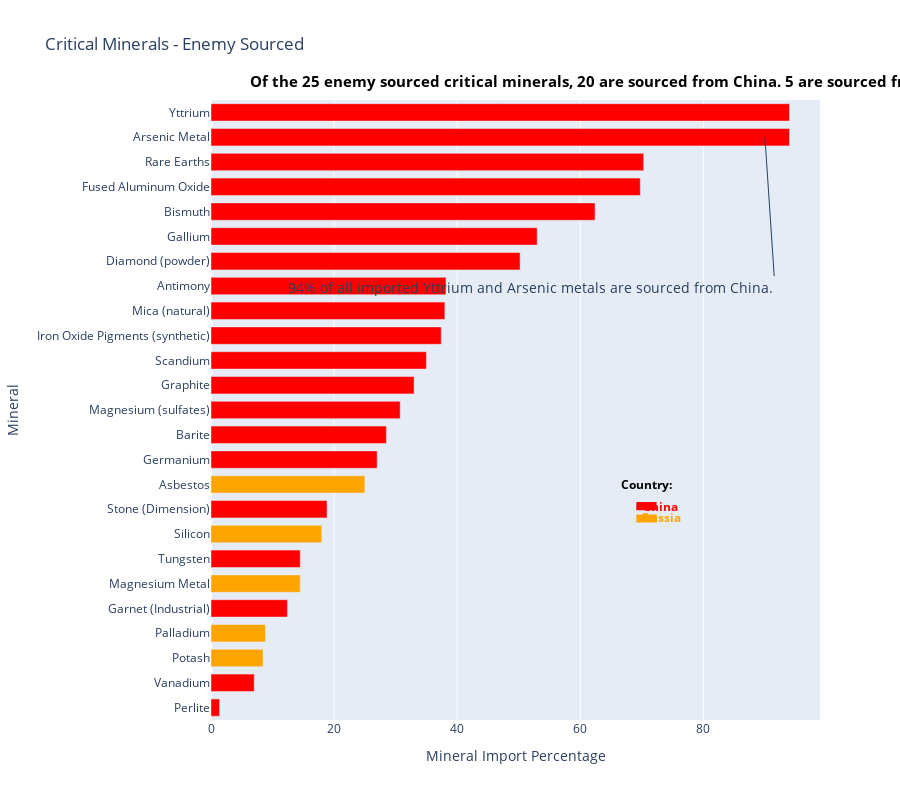

The notebook cell this image was saved under:
### Code cell
import plotly.graph_objects as go

fig = go.Figure()

fig.add_trace(
    go.Bar(
        y=enemy_catalog['Mineral'],
        x=enemy_catalog['Value'],
        orientation='h',
        marker=dict(
            color=enemy_catalog['Color'])
        )
    )


fig.update_layout(
    title='Critical Minerals - Enemy Sourced',
    xaxis=dict(title='Mineral Import Percentage'),
    yaxis=dict(title='Mineral'),
    bargap=0.3,  # Adjust the gap between bars
    height=800,  # Set a larger height for the plot
)


# Add Kicker
#
kicker = go.layout.Annotation(
     text="<b>Of the 25 enemy sourced critical minerals, 20 are sourced from China. 5 are sourced from Russia. </b>",
     x=.06,
     y= 1.05,
     xref = 'paper',
     yref = 'paper',
     showarrow=False,
     xanchor="left",
     xshift=0,
     font=dict(size=15,color ='black')
 )
fig.add_annotation(kicker)

point_out_text = go.layout.Annotation(
    text="94% of all imported Yttrium and Arsenic metals are sourced from China.",
    x=90,
    y= "Arsenic Metal",
    ax = 10,
    ay = 150,
    showarrow=True,
    xanchor="right",
    font=dict(size=14)
)
fig.add_annotation(point_out_text)


#Sources: Legend text
fig.add_annotation(
    x=.76,
    y= .38,
    xref="paper",
    yref="paper",
    text="<b>Country:</b>",
    showarrow=False,
    font=dict(color="black", size=12)
)

#Blue Ally Legend
fig.add_shape(
    type="rect",
    xref="paper",
    yref="paper",
    x0=.70,
    y0=.32,
    x1=.73,
    y1=.33,
    fillcolor="orange",
    line=dict(color="orange"),
)
fig.add_annotation(
    x=.775,
    y= .31,
    xref="paper",
    yref="paper",
    text="<b>Russia</b>",
    showarrow=False,
    font=dict(color="orange", size=12)
)

#Red Enemy Legend
fig.add_shape(
    type="rect",
    xref="paper",
    yref="paper",
    x0=.70,
    y0=.35,
    x1=.73,
    y1=.34,
    fillcolor="red",
    line=dict(color="red"),
)
fig.add_annotation(
    x=.77,
    y= .345,
    xref="paper",
    yref="paper",
    text="<b>China</b>",
    showarrow=False,
    font=dict(color="red", size=12)
)

fig.show()

### Figure 1 — Plotly figure (JSON) as saved in the notebook; plotly's stock layout.template omitted (floating-point values rounded to 4 significant figures)
{"data": [{"marker": {"color": ["red", "red", "orange", "orange", "red", "orange", "red", "orange", "red", "orange", "red", "red", "red", "red", "red", "red", "red", "red", "red", "red", "red", "red", "red", "red", "red"]}, "orientation": "h", "type": "bar", "x": [1.4, 7.02, 8.46, 8.84, 12.42, 14.5, 14.5, 18, 18.86, 25, 27, 28.5, 30.74, 33, 35, 37.41, 38, 38.18, 50.22, 53, 62.4, 69.75, 70.3, 94, 94], "y": ["Perlite", "Vanadium", "Potash", "Palladium", "Garnet (Industrial)", "Magnesium Metal", "Tungsten", "Silicon", "Stone (Dimension)", "Asbestos", "Germanium", "Barite", "Magnesium (sulfates)", "Graphite", "Scandium", "Iron Oxide Pigments (synthetic)", "Mica (natural)", "Antimony", "Diamond (powder)", "Gallium", "Bismuth", "Fused Aluminum Oxide", "Rare Earths", "Arsenic Metal", "Yttrium"]}], "layout": {"annotations": [{"font": {"color": "black", "size": 15}, "showarrow": false, "text": "<b>Of the 25 enemy sourced critical minerals, 20 are sourced from China. 5 are sourced from Russia. </b>", "x": 0.06, "xanchor": "left", "xref": "paper", "xshift": 0, "y": 1.05, "yref": "paper"}, {"ax": 10, "ay": 150, "font": {"size": 14}, "showarrow": true, "text": "94% of all imported Yttrium and Arsenic metals are sourced from China.", "x": 90, "xanchor": "right", "y": "Arsenic Metal"}, {"font": {"color": "black", "size": 12}, "showarrow": false, "text": "<b>Country:</b>", "x": 0.76, "xref": "paper", "y": 0.38, "yref": "paper"}, {"font": {"color": "orange", "size": 12}, "showarrow": false, "text": "<b>Russia</b>", "x": 0.775, "xref": "paper", "y": 0.31, "yref": "paper"}, {"font": {"color": "red", "size": 12}, "showarrow": false, "text": "<b>China</b>", "x": 0.77, "xref": "paper", "y": 0.345, "yref": "paper"}], "bargap": 0.3, "height": 800, "shapes": [{"fillcolor": "orange", "line": {"color": "orange"}, "type": "rect", "x0": 0.7, "x1": 0.73, "xref": "paper", "y0": 0.32, "y1": 0.33, "yref": "paper"}, {"fillcolor": "red", "line": {"color": "red"}, "type": "rect", "x0": 0.7, "x1": 0.73, "xref": "paper", "y0": 0.35, "y1": 0.34, "yref": "paper"}], "title": {"text": "Critical Minerals - Enemy Sourced"}, "xaxis": {"title": {"text": "Mineral Import Percentage"}}, "yaxis": {"title": {"text": "Mineral"}}}}
